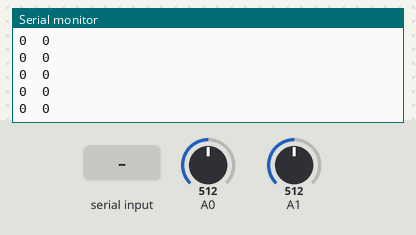
This sketch was run on a simulated Arduino Uno, built with avr-gcc and run on an emulated ATmega328P. Shown: the last lines printed to the serial monitor. Inputs (shaded band) come from the test bench; at power-on: A0 = 512, A1 = 512.

Above: at 1.2 s.
1.3 s: "a\n" received over Serial
At 1.31 s:
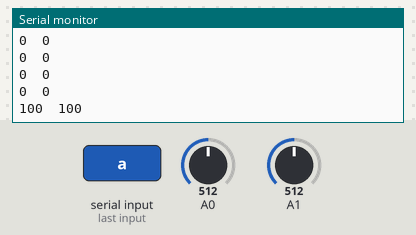
2.8 s: byte 98 ('b') received over Serial
At 2.82 s:
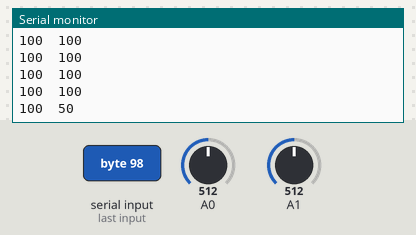
4.3 s: byte 99 ('c') received over Serial
At 4.33 s:
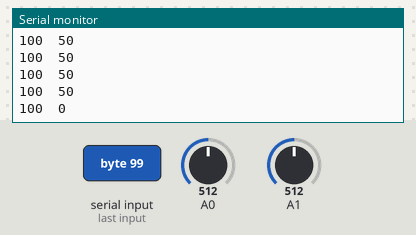
5.8 s: "d\n" received over Serial
At 5.84 s:
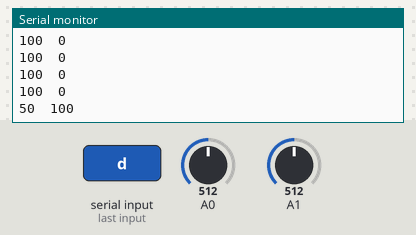
Timing chart, 0 to 8.3 s (numbered marks = the images above; inputs shaded):
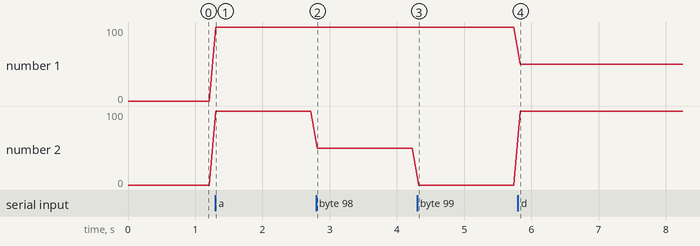

Measured:
- after the input at 1.3 s, the serial monitor: prints a new line at once (image 1)
- after the input at 2.8 s, the serial monitor: prints a new line at once (image 2)
- after the input at 4.3 s, the serial monitor: prints a new line at once (image 3)
- after the input at 5.8 s, the serial monitor: prints a new line at once (image 4)
- plotted number 1: 0 → 100 after the input at 1.3 s
- plotted number 2: 0 → 100 after the input at 1.3 s, 100 → 50 after the input at 2.8 s, 50 → 0 after the input at 4.3 s

The sketch:

p12p.ino
```cpp
class Moter_p12p {
  public:
    int  pin_A,
         pin_B,
         pin_Speed,
         pin_ref,
         moter_pos;
    Moter_p12p(int driver_pin_A, int driver_pin_B, int driver_pin_C, int analog_input_pin) {
      pin_A = driver_pin_A;
      pin_B = driver_pin_B;
      pin_Speed = driver_pin_C;
      pin_ref = analog_input_pin;
      moter_pos=0;
    }
    void update_position() {
      int moter_pos_real = get_moter_pos();
      if (moter_pos_real - moter_pos < -10)
        extend_moter();
      else if (moter_pos_real - moter_pos > 10)
        shrink_moter();
      else
        stop_moter();
    }
    void set_moter(int pos) {
      moter_pos = pos;
    }
  private:
    void extend_moter() {
      digitalWrite(pin_B, LOW);
      digitalWrite(pin_A, HIGH);
      digitalWrite(pin_Speed, HIGH);

    }
    void shrink_moter() {
      digitalWrite(pin_A, LOW);
      digitalWrite(pin_B, HIGH);
      digitalWrite(pin_Speed, HIGH);
    }
    void stop_moter() {
      digitalWrite(pin_Speed, LOW);
      digitalWrite(pin_A, LOW);
      digitalWrite(pin_B, LOW);
    }

    int get_moter_pos() {
      return map(analogRead(pin_ref), 0, 1023, 0, 100);
    }
};

Moter_p12p moter_1 = Moter_p12p(2, 3, 4, A0),
           moter_2 = Moter_p12p(5, 6, 7, A1);

int point = 0;

void setup() {
  Serial.begin(9600);
}


void loop() {

  if (Serial.available() > 0) {
    int  charactor = Serial.read();
    switch (charactor) {
      case 'a':
        moter_1.set_moter(100);
        moter_2.set_moter(100);
        break;
      case 'b':
        moter_1.set_moter(100);
        moter_2.set_moter(50);
        break;
      case 'c':
        moter_1.set_moter(100);
        moter_2.set_moter(0);
        break;
      case 'd':
        moter_1.set_moter(50);
        moter_2.set_moter(100);
        break;
      case 'e':
        moter_1.set_moter(50);
        moter_2.set_moter(50);
        break;
      case 'f':
        moter_1.set_moter(50);
        moter_2.set_moter(0);
        break;
      case 'g':
        moter_1.set_moter(0);
        moter_2.set_moter(100);
        break;
      case 'h':
        moter_1.set_moter(0);
        moter_2.set_moter(50);
        break;
      case 'i':
        moter_1.set_moter(0);
        moter_2.set_moter(0);
        break;
    }
    point++;
  }

  Serial.print(moter_1.moter_pos);
  Serial.print('\t');
  Serial.print(moter_2.moter_pos);
  Serial.println('\n');

  //必ず挿れて
  moter_1.update_position();
  moter_2.update_position();
  delay(100);
}
```
